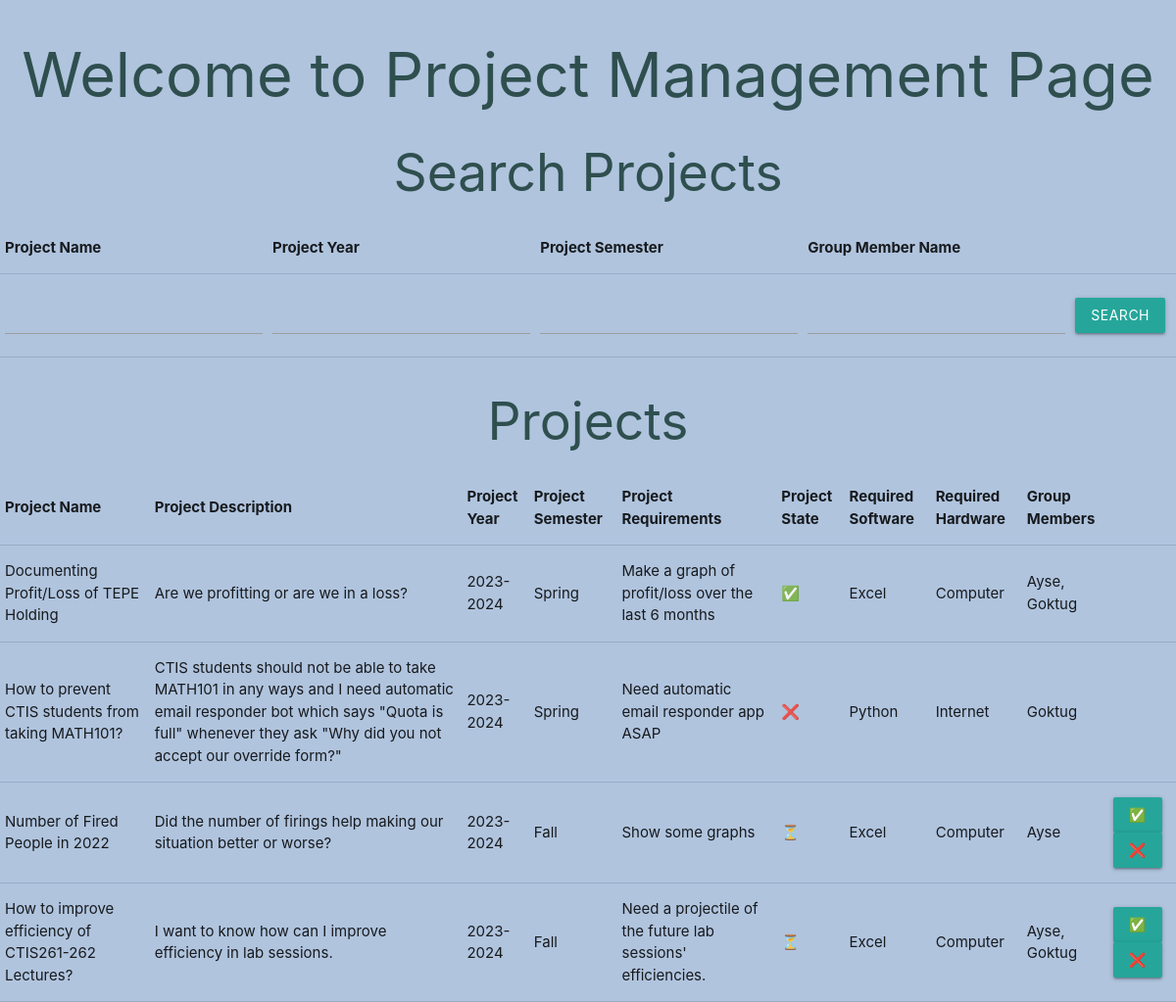
/manageProjects.php (signed in), run on the app's committed database.
### tables this page shows
CREATE TABLE `projects` (
    `id` int(11) NOT NULL,
    `name` text NOT NULL,
    `description` text NOT NULL,
    `year` text NOT NULL,
    `semester` text NOT NULL,
    `requirements` text NOT NULL,
    `state` text NOT NULL,
    `required_software` text NOT NULL,
    `required_hardware` text NOT NULL,
    `members` text NOT NULL,
    `owner_uid` int(11) NOT NULL);

### session.php (called while the page is built, shortened)
<?php
include_once "db.php";
if (isset($_SESSION["user"]) && isset($_SESSION["user"]["id"])) {
    $user_stmt = $db->prepare("select * from users where id = ?");
    $user_stmt->execute([$_SESSION["user"]["id"]]);
    $user = $user_stmt->fetch();
}

### viewProjects.php (the view, shortened to what this page needs)
<?php
include_once "db.php";
include_once "session.php";
$sql = "select * from projects";
$params = array();
$sql = $sql . " order by year desc, semester desc";
$projects_stmt = $db->prepare($sql);
$projects_stmt->execute($params);
$projects = $projects_stmt->fetchAll();
$isAdmin = isset($user) && $user["userclass"] === "admin";
?>
<?php if (isset($projects)): ?>
        <?php if (sizeof($projects) > 0): ?>
        <h2>Search Projects</h2>
        <table>
            <thead>
                <th>Project Name</th>
                <th>Project Year</th>
                <th>Project Semester</th>
                <th>Group Member Name</th>
                <th></th>
            </thead>
            <tbody>
                <tr>
                    <td><input type="text" name="project_name"></td>
                    <td><input type="text" name="project_year"></td>
                    <td><input type="text" name="project_semester"></td>
                    <td><input type="text" name="group_member_name"></td>
                    <td><button class="btn" id="search_project_btn">Search</button></td>
                </tr>
            </tbody>
        </table>
        <h2>Projects</h2>
        <table>
            <thead>
                <th>Project Name</th>
                <th>Project Description</th>
                <th>Project Year</th>
                <th>Project Semester</th>
                <th>Project Requirements</th>
                <th>Project State</th>
                <th>Required Software</th>
                <th>Required Hardware</th>
                <th>Group Members</th>
                <?php if ($isAdmin): ?>
                <th id="isAdmin>Accept/Reject</th>
                <?php endif;?>
            </thead>
            <tbody id="projects">
            <?php foreach ($projects as $project): ?>
                <tr>
                    <td><?=$project["name"]?></td>
                    <td><?=$project["description"]?></td>
                    <td><?=$project["year"]?></td>
                    <td><?=$project["semester"]?></td>
                    <td><?=$project["requirements"]?></td>
                    <td title="<?=$project["state"]?>"><?=$project["state"] === "accepted" ? "✅" : ($project["state"] === "waiting" ? "⏳" : ($project["state"] === "rejected" ? "❌" : "❔"))?></td>
                    <td><?=$project["required_software"]?></td>
                    <td><?=$project["required_hardware"]?></td>
                    <td><?=$project["members"]?></td>
                    <?php if ($isAdmin && $project["state"] == "waiting"): ?>
                        <td>
                            <form action="editProject.php" method="post">
                                <input class="btn" type="submit" name="acceptBtn" value="✅"></input>
                                <input class="btn" type="submit" name="rejectBtn" value="❌"></input>
                            </form>
                        </td>
                    <?php endif;?>
                </tr>
            <?php endforeach;?>
        </table>
        <?php else: ?>
        <h1>No Projects Added Yet!</h1>
        <?php endif;?>
<?php endif;?>

### header.php (style rules this page uses)
body { background-color: lightsteelblue; }
h1, h2, h3, h4 { color: darkslategray; text-align: center; }

### data on the page
projects: name "Documenting Profit/Loss of TEPE Holding", description "Are we profitting or are we in a loss?", year "2023-2024", semester "Spring", requirements "Make a graph of profit/loss over the last 6 months", required_software "Excel", required_hardware "Computer", members "Ayse, Goktug"
projects: name "How to prevent CTIS students from taking MATH101?", description "CTIS students should not be able to take MATH101 in any ways and I need automatic email responder bot which says \"Quota is full\" whenever they ask \"Why did you not accept our override form?\"", year "2023-2024", semester "Spring", requirements "Need automatic email responder app ASAP", required_software "Python", required_hardware "Internet", members "Goktug"
projects: name "Number of Fired People in 2022", description "Did the number of firings help making our situation better or worse?", year "2023-2024", semester "Fall", requirements "Show some graphs", required_software "Excel", required_hardware "Computer", members "Ayse"
projects: name "How to improve efficiency of CTIS261-262 Lectures?", description "I want to know how can I improve efficiency in lab sessions.", year "2023-2024", semester "Fall", requirements "Need a projectile of the future lab sessions' efficiencies.", required_software "Excel", required_hardware "Computer", members "Ayse, Goktug"
